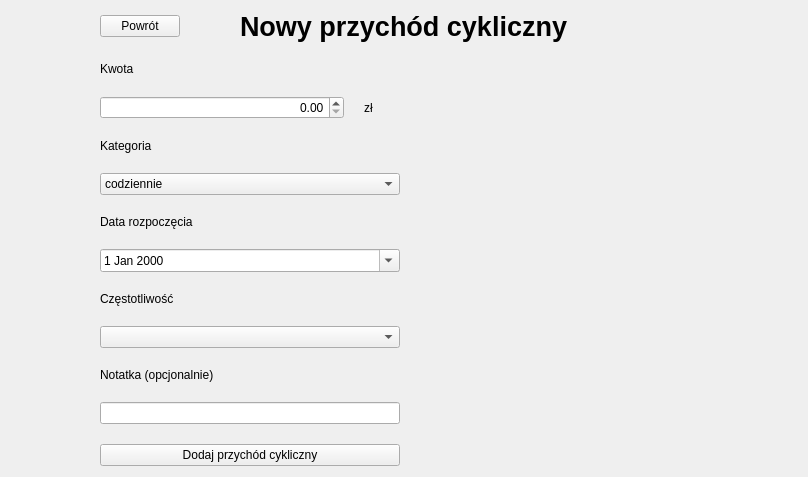
         <widget class="QWidget" name="page_nowyCP">
          <layout class="QVBoxLayout" name="verticalLayout_6">
           <property name="spacing">
            <number>20</number>
           </property>
           <property name="leftMargin">
            <number>100</number>
           </property>
           <property name="rightMargin">
            <number>200</number>
           </property>
           <item>
            <layout class="QHBoxLayout" name="horizontalLayout_22">
             <item>
              <widget class="QPushButton" name="pushButton_powrotCP">
               <property name="text">
                <string>Powrót</string>
               </property>
              </widget>
             </item>
             <item>
              <spacer name="horizontalSpacer_17">
               <property name="orientation">
                <enum>Qt::Horizontal</enum>
               </property>
               <property name="sizeHint" stdset="0">
                <size>
                 <width>40</width>
                 <height>20</height>
                </size>
               </property>
              </spacer>
             </item>
             <item>
              <widget class="QLabel" name="label_26">
               <property name="font">
                <font>
                 <pointsize>20</pointsize>
                 <bold>true</bold>
                </font>
               </property>
               <property name="text">
                <string>Nowy przychód cykliczny</string>
               </property>
              </widget>
             </item>
             <item>
              <spacer name="horizontalSpacer_18">
               <property name="orientation">
                <enum>Qt::Horizontal</enum>
               </property>
               <property name="sizeHint" stdset="0">
                <size>
                 <width>40</width>
                 <height>20</height>
                </size>
               </property>
              </spacer>
             </item>
            </layout>
           </item>
           <item>
            <widget class="QLabel" name="label_27">
             <property name="text">
              <string>Kwota</string>
             </property>
            </widget>
           </item>
           <item>
            <layout class="QHBoxLayout" name="horizontalLayout_32">
             <item>
              <widget class="QDoubleSpinBox" name="doubleSpinBox_kwotaCP">
               <property name="maximumSize">
                <size>
                 <width>300</width>
                 <height>16777215</height>
                </size>
               </property>
               <property name="alignment">
                <set>Qt::AlignRight|Qt::AlignTrailing|Qt::AlignVCenter</set>
               </property>
               <property name="maximum">
                <double>99999999.989999994635582</double>
               </property>
              </widget>
             </item>
             <item>
              <widget class="QLabel" name="label_47">
               <property name="text">
                <string>zł</string>
               </property>
              </widget>
             </item>
            </layout>
           </item>
           <item>
            <widget class="QLabel" name="label_31">
             <property name="text">
              <string>Kategoria</string>
             </property>
            </widget>
           </item>
           <item>
            <widget class="QComboBox" name="comboBox_kategoriaCP">
             <property name="maximumSize">
              <size>
               <width>300</width>
               <height>16777215</height>
              </size>
             </property>
             <item>
              <property name="text">
               <string>codziennie</string>
              </property>
             </item>
             <item>
              <property name="text">
               <string>co tydzień</string>
              </property>
             </item>
             <item>
              <property name="text">
               <string>co miesiąc</string>
              </property>
             </item>
             <item>
              <property name="text">
               <string>co rok</string>
              </property>
             </item>
            </widget>
           </item>
           <item>
            <widget class="QLabel" name="label_28">
             <property name="text">
              <string>Data rozpoczęcia</string>
             </property>
            </widget>
           </item>
           <item>
            <widget class="QDateEdit" name="dateEdit_CP">
             <property name="maximumSize">
              <size>
               <width>300</width>
               <height>16777215</height>
              </size>
             </property>
             <property name="calendarPopup">
              <bool>true</bool>
             </property>
            </widget>
           </item>
           <item>
            <widget class="QLabel" name="label_29">
             <property name="text">
              <string>Częstotliwość</string>
             </property>
            </widget>
           </item>
           <item>
            <widget class="QComboBox" name="comboBox_czestotliwoscCP">
             <property name="maximumSize">
              <size>
               <width>300</width>
               <height>16777215</height>
              </size>
             </property>
            </widget>
           </item>
           <item>
            <widget class="QLabel" name="label_30">
             <property name="text">
              <string>Notatka (opcjonalnie)</string>
             </property>
            </widget>
           </item>
           <item>
            <widget class="QLineEdit" name="lineEdit_notatkaCP">
             <property name="maximumSize">
              <size>
               <width>300</width>
               <height>16777215</height>
              </size>
             </property>
            </widget>
           </item>
           <item>
            <widget class="QPushButton" name="pushButton_dodajCP">
             <property name="maximumSize">
              <size>
               <width>300</width>
               <height>16777215</height>
              </size>
             </property>
             <property name="text">
              <string>Dodaj przychód cykliczny</string>
             </property>
            </widget>
           </item>
          </layout>
         </widget>
